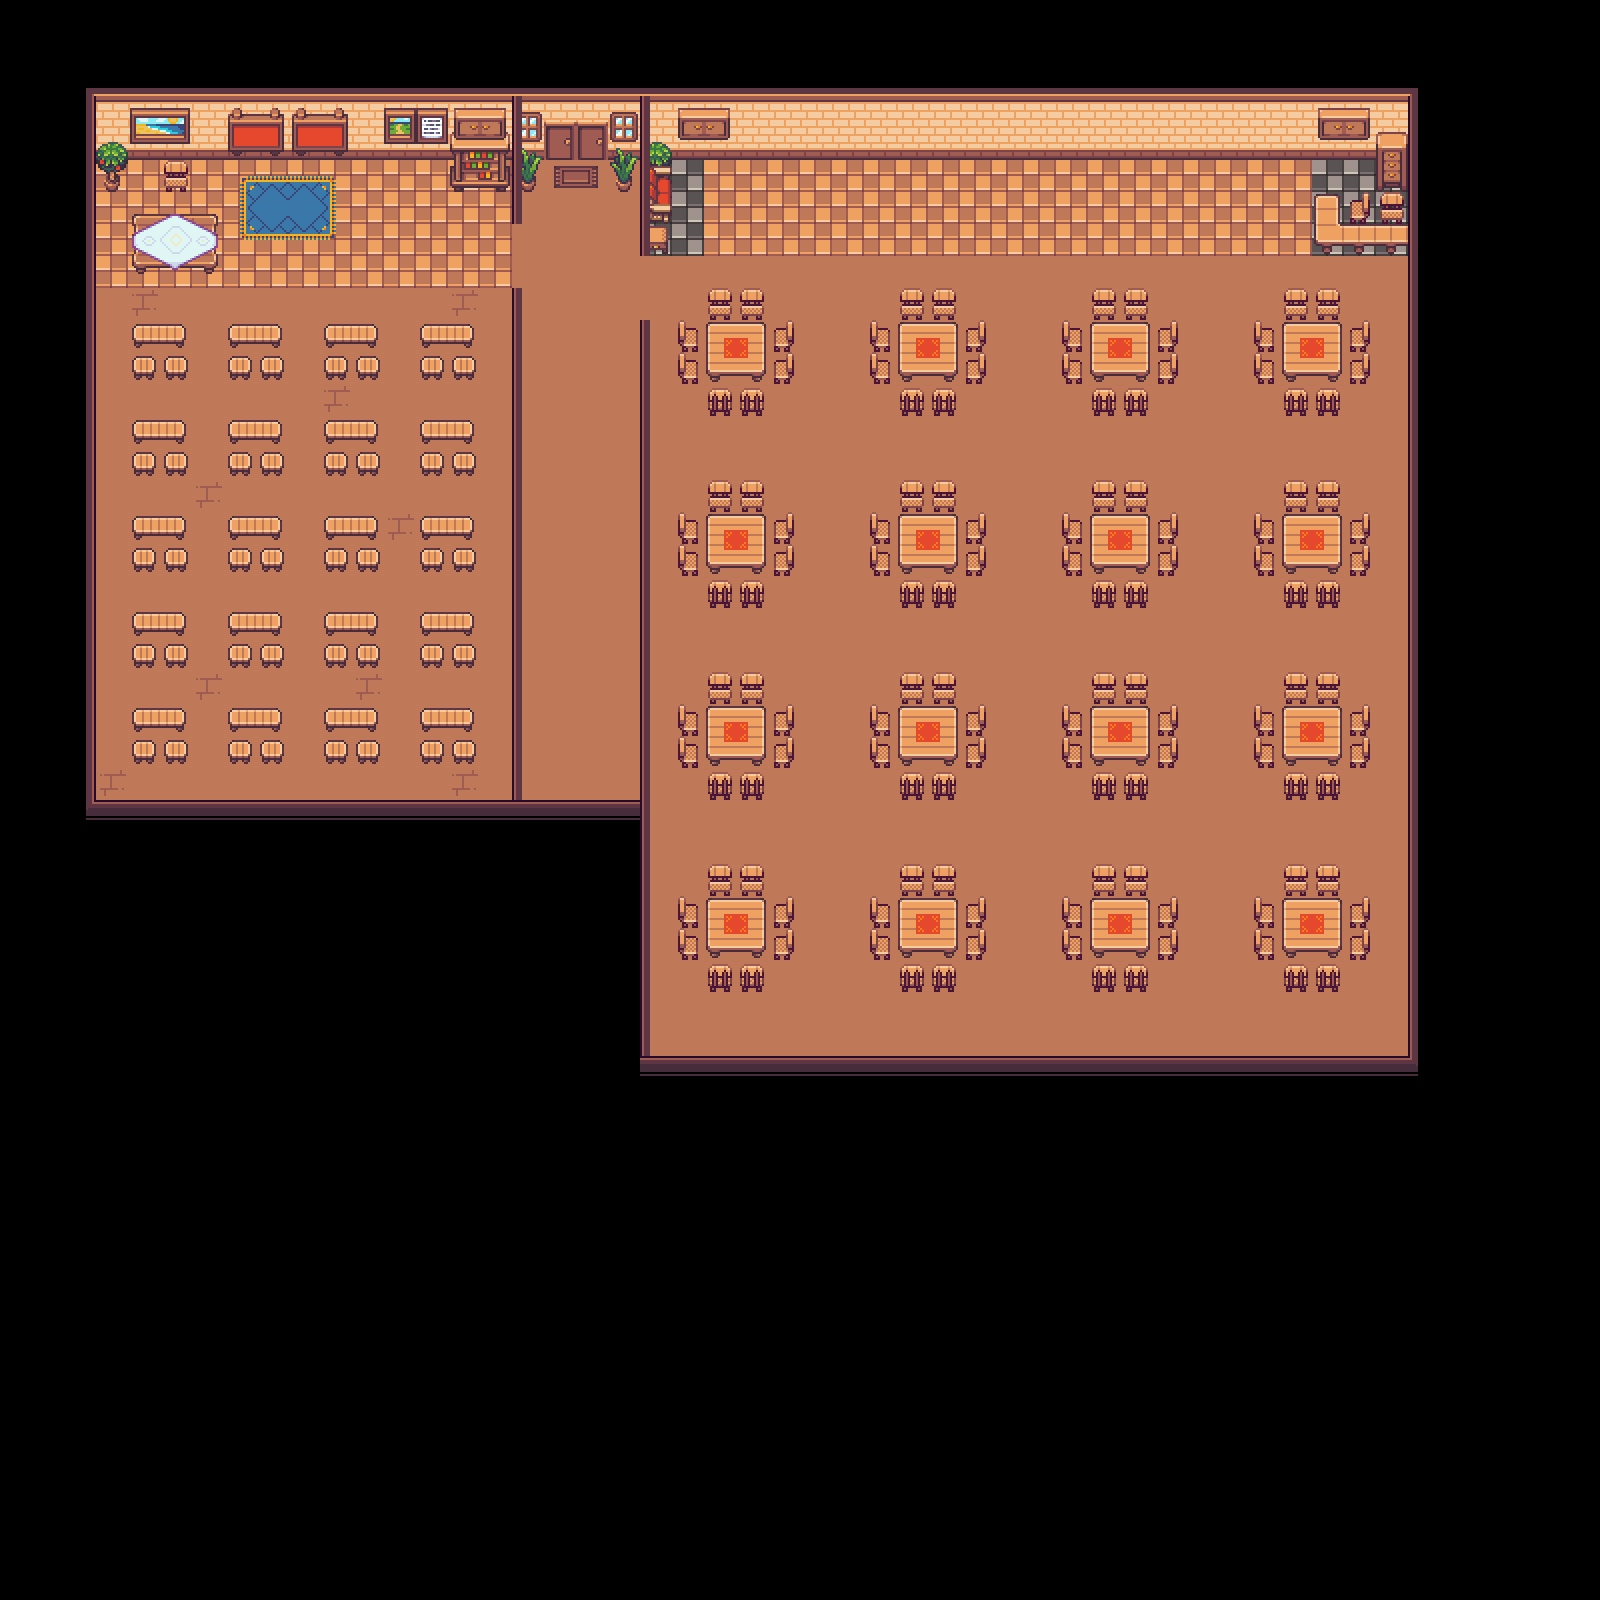

The image is a tile-based game level rendered from a .tmx file. Its description and source (layers, tilesets, objects; grid data summarised) follow:
An orthogonal 50x50 tile map with 32x32 px tiles, 6 tile layers (Ground, Ground 2, Wall Base, Object 1, ...).

<map version="1.5" tiledversion="1.7.1" orientation="orthogonal" renderorder="right-down" width="50" height="50" tilewidth="32" tileheight="32" infinite="0" nextlayerid="11" nextobjectid="10">
 <editorsettings>
  <export target="demo3.json" format="json" />
 </editorsettings>
 <tileset firstgid="1" source="atlas2_32x.tsx" />
 <layer id="6" name="Ground" width="50" height="50">
  <data>[2500 cells, 1012 non-empty, 3 distinct tile ids]</data>
 </layer>
 <layer id="9" name="Ground 2" width="50" height="50">
  <data>[2500 cells, 29 non-empty, 12 distinct tile ids]</data>
 </layer>
 <layer id="4" name="Wall Base" width="50" height="50">
  <data>[2500 cells, 82 non-empty, 2 distinct tile ids]</data>
 </layer>
 <layer id="7" name="Object 1" width="50" height="50">
  <data>[2500 cells, 311 non-empty, 42 distinct tile ids]</data>
 </layer>
 <layer id="8" name="Object 2" width="50" height="50">
  <data>[2500 cells, 26 non-empty, 12 distinct tile ids]</data>
 </layer>
 <layer id="2" name="Wall Top" width="50" height="50">
  <data>[2500 cells, 190 non-empty, 10 distinct tile ids]</data>
 </layer>
</map>
